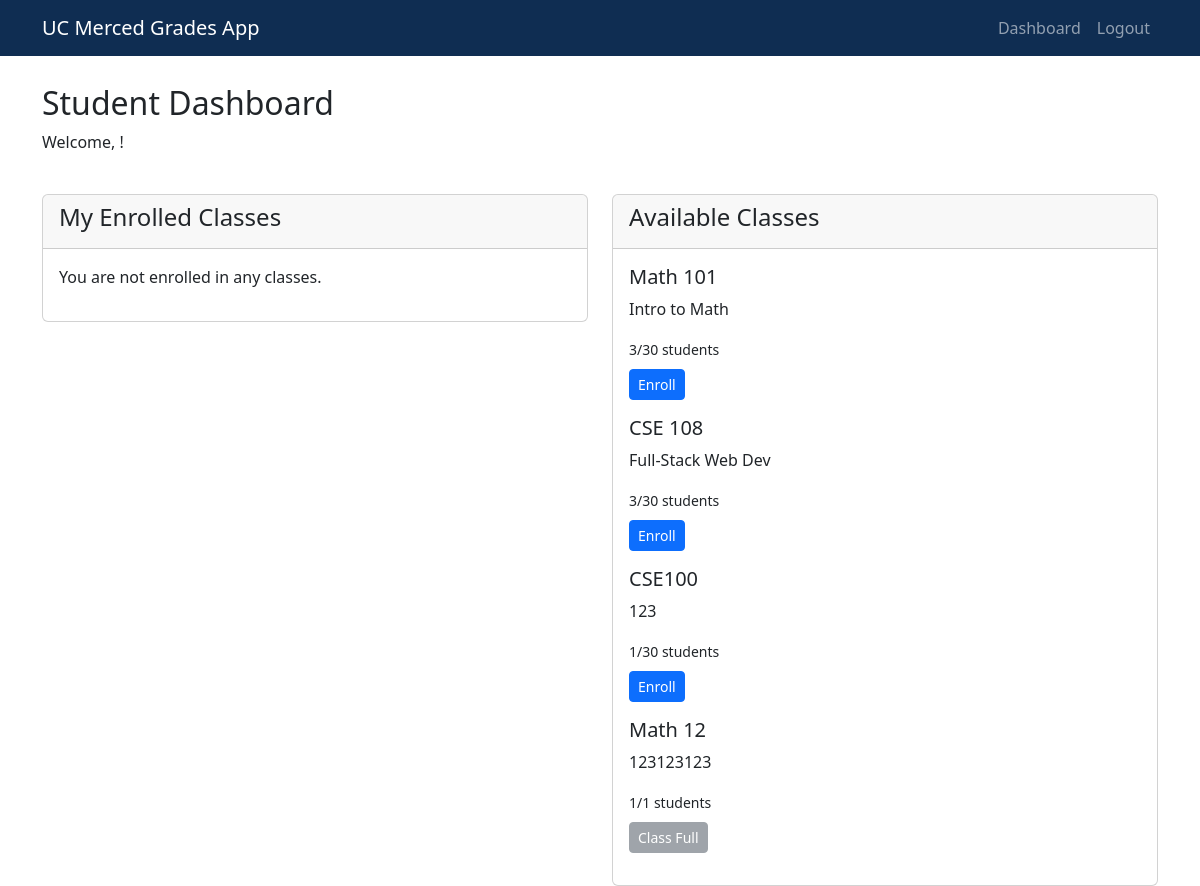
Screenshot of /student (signed in) with the database file from the repository.
### app.py (models this page shows)
class Class(db.Model):
    __tablename__ = 'classes'
    id = db.Column(db.Integer, primary_key=True)
    name = db.Column(db.String(100), nullable=False)
    description = db.Column(db.Text)
    capacity = db.Column(db.Integer, default=30)
    teacher_id = db.Column(db.Integer, nullable=True)
    created_at = db.Column(db.DateTime, default=datetime.utcnow)
    enrollments = db.relationship('Enrollment', backref='class_obj', lazy=True)
    def current_enrollment_count(self):
        return len(self.enrollments)
    def is_full(self):
        return self.current_enrollment_count() >= self.capacity

### app.py (the view, shortened to what this page needs)
@app.route('/student')
def student():
    if 'role' not in session or session['role'] != 'student':
        return redirect(url_for('login'))
    user = User.query.filter_by(email=session['email']).first()
    enrolled_classes = []
    classes = Class.query.all()
    return render_template('student.html', user=user, classes=classes, enrolled_classes=enrolled_classes)

### templates/student.html (shortened to what this page needs)
{% extends "base.html" %}
{% block nav_items %}
<li class="nav-item">
    <a class="nav-link" href="{{ url_for('student') }}">Dashboard</a>
</li>
<li class="nav-item">
    <a class="nav-link" href="{{ url_for('logout') }}">Logout</a>
</li>
{% endblock %}
{% block content %}
<div class="row mb-4">
    <div class="col">
        <h2>Student Dashboard</h2>
        <p>Welcome, {{ user.name }}!</p>
    </div>
</div>
<div class="row">
    <div class="col-md-6">
        <div class="card mb-4">
            <div class="card-header">
                <h4>My Enrolled Classes</h4>
            </div>
            <div class="card-body">
                {% if enrolled_classes %}
                    {% for enrollment in enrolled_classes %}
                        <div class="mb-3">
                            <h5>{{ enrollment.class.name }}</h5>
                            <p>{{ enrollment.class.description }}</p>
                            <small>{{ enrollment.class.current_enrollment_count() }}/{{ enrollment.class.capacity }} students</small>
                            <p>
                                <strong>Grade:</strong>
                                {% if enrollment.grade is not none %}
                                    {{ enrollment.grade }}
                                {% else %}
                                    Not graded yet
                                {% endif %}
                            </p>
                            <form action="{{ url_for('remove_enrollment', enrollment_id=enrollment.enrollment_id) }}" method="post">
                                <button type="submit" class="btn btn-sm btn-danger">Remove Course</button>
                            </form>
                        </div>
                    {% endfor %}
                {% else %}
                    <p>You are not enrolled in any classes.</p>
                {% endif %}
            </div>
        </div>
    </div>
    <div class="col-md-6">
        <div class="card">
            <div class="card-header">
                <h4>Available Classes</h4>
            </div>
            <div class="card-body">
                {% if classes %}
                    {% for class in classes %}
                        <div class="mb-3">
                            <h5>{{ class.name }}</h5>
                            <p>{{ class.description }}</p>
                            <small>{{ class.current_enrollment_count() }}/{{ class.capacity }} students</small>
                            <div class="mt-2">
                                {% if not class.is_full() %}
                                    <form action="{{ url_for('enroll', class_id=class.id) }}" method="post">
                                        <button type="submit" class="btn btn-sm btn-primary">Enroll</button>
                                    </form>
                                {% else %}
                                    <button class="btn btn-sm btn-secondary" disabled>Class Full</button>
                                {% endif %}
                            </div>
                        </div>
                    {% endfor %}
                {% else %}
                    <p>No classes available.</p>
                {% endif %}
            </div>
        </div>
    </div>
</div>
{% endblock %}

### templates/base.html (style rules this page uses)
body { padding-top: 60px; background-color:rgb(255, 255, 255); }

### rows the page displays
Class: name "Math 101", description "Intro to Math", current_enrollment_count "3", capacity "30"
Class: name "CSE 108", description "Full-Stack Web Dev", current_enrollment_count "3", capacity "30"
Class: name "CSE100", description "123", current_enrollment_count "1", capacity "30"
Class: name "Math 12", description "123123123", current_enrollment_count "1", capacity "1", shows "Class Full"
